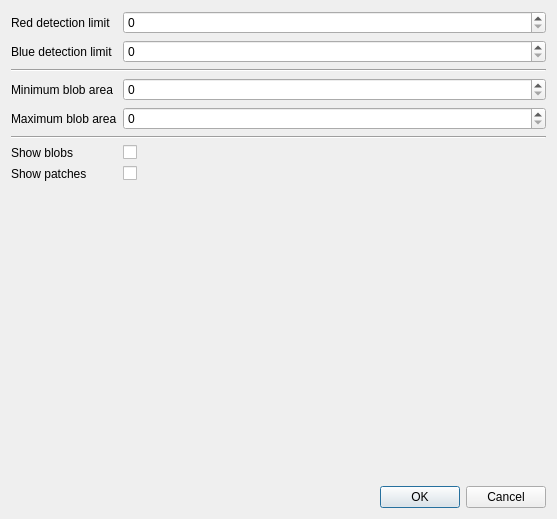
<?xml version="1.0" encoding="UTF-8"?>
<ui version="4.0">
 <class>Dialog</class>
 <widget class="QDialog" name="Dialog">
  <property name="geometry">
   <rect>
    <x>0</x>
    <y>0</y>
    <width>557</width>
    <height>519</height>
   </rect>
  </property>
  <property name="windowTitle">
   <string>Dialog</string>
  </property>
  <layout class="QVBoxLayout" name="verticalLayout">
   <item>
    <layout class="QFormLayout" name="formLayout">
     <property name="fieldGrowthPolicy">
      <enum>QFormLayout::AllNonFixedFieldsGrow</enum>
     </property>
     <item row="0" column="0">
      <widget class="QLabel" name="redDetectionLimitLabel">
       <property name="text">
        <string>Red detection limit</string>
       </property>
      </widget>
     </item>
     <item row="0" column="1">
      <widget class="QSpinBox" name="redDetectionLimitSpinBox"/>
     </item>
     <item row="1" column="0">
      <widget class="QLabel" name="blueDetectionLimitLabel">
       <property name="text">
        <string>Blue detection limit</string>
       </property>
      </widget>
     </item>
     <item row="1" column="1">
      <widget class="QSpinBox" name="blueDetectionLimitSpinBox"/>
     </item>
     <item row="2" column="0" colspan="2">
      <widget class="Line" name="line">
       <property name="orientation">
        <enum>Qt::Horizontal</enum>
       </property>
      </widget>
     </item>
     <item row="3" column="0">
      <widget class="QLabel" name="minimumBlobAreaLabel">
       <property name="text">
        <string>Minimum blob area</string>
       </property>
      </widget>
     </item>
     <item row="3" column="1">
      <widget class="QSpinBox" name="minimumBlobAreaSpinBox"/>
     </item>
     <item row="4" column="0">
      <widget class="QLabel" name="maximumBlobAreaLabel">
       <property name="text">
        <string>Maximum blob area</string>
       </property>
      </widget>
     </item>
     <item row="4" column="1">
      <widget class="QSpinBox" name="maximumBlobAreaSpinBox"/>
     </item>
     <item row="6" column="0">
      <widget class="QLabel" name="showBlobsLabel">
       <property name="text">
        <string>Show blobs</string>
       </property>
      </widget>
     </item>
     <item row="6" column="1">
      <widget class="QCheckBox" name="showBlobsCheckBox"/>
     </item>
     <item row="7" column="0">
      <widget class="QLabel" name="showPatchesLabel">
       <property name="text">
        <string>Show patches</string>
       </property>
      </widget>
     </item>
     <item row="7" column="1">
      <widget class="QCheckBox" name="showPatchesCheckBox"/>
     </item>
     <item row="5" column="0" colspan="2">
      <widget class="Line" name="line_2">
       <property name="orientation">
        <enum>Qt::Horizontal</enum>
       </property>
      </widget>
     </item>
    </layout>
   </item>
   <item>
    <spacer name="verticalSpacer">
     <property name="orientation">
      <enum>Qt::Vertical</enum>
     </property>
     <property name="sizeHint" stdset="0">
      <size>
       <width>20</width>
       <height>40</height>
      </size>
     </property>
    </spacer>
   </item>
   <item>
    <widget class="QDialogButtonBox" name="buttonBox">
     <property name="orientation">
      <enum>Qt::Horizontal</enum>
     </property>
     <property name="standardButtons">
      <set>QDialogButtonBox::Cancel|QDialogButtonBox::Ok</set>
     </property>
    </widget>
   </item>
  </layout>
 </widget>
 <resources/>
 <connections>
  <connection>
   <sender>buttonBox</sender>
   <signal>accepted()</signal>
   <receiver>Dialog</receiver>
   <slot>accept()</slot>
   <hints>
    <hint type="sourcelabel">
     <x>248</x>
     <y>254</y>
    </hint>
    <hint type="destinationlabel">
     <x>157</x>
     <y>274</y>
    </hint>
   </hints>
  </connection>
  <connection>
   <sender>buttonBox</sender>
   <signal>rejected()</signal>
   <receiver>Dialog</receiver>
   <slot>reject()</slot>
   <hints>
    <hint type="sourcelabel">
     <x>316</x>
     <y>260</y>
    </hint>
    <hint type="destinationlabel">
     <x>286</x>
     <y>274</y>
    </hint>
   </hints>
  </connection>
 </connections>
</ui>
